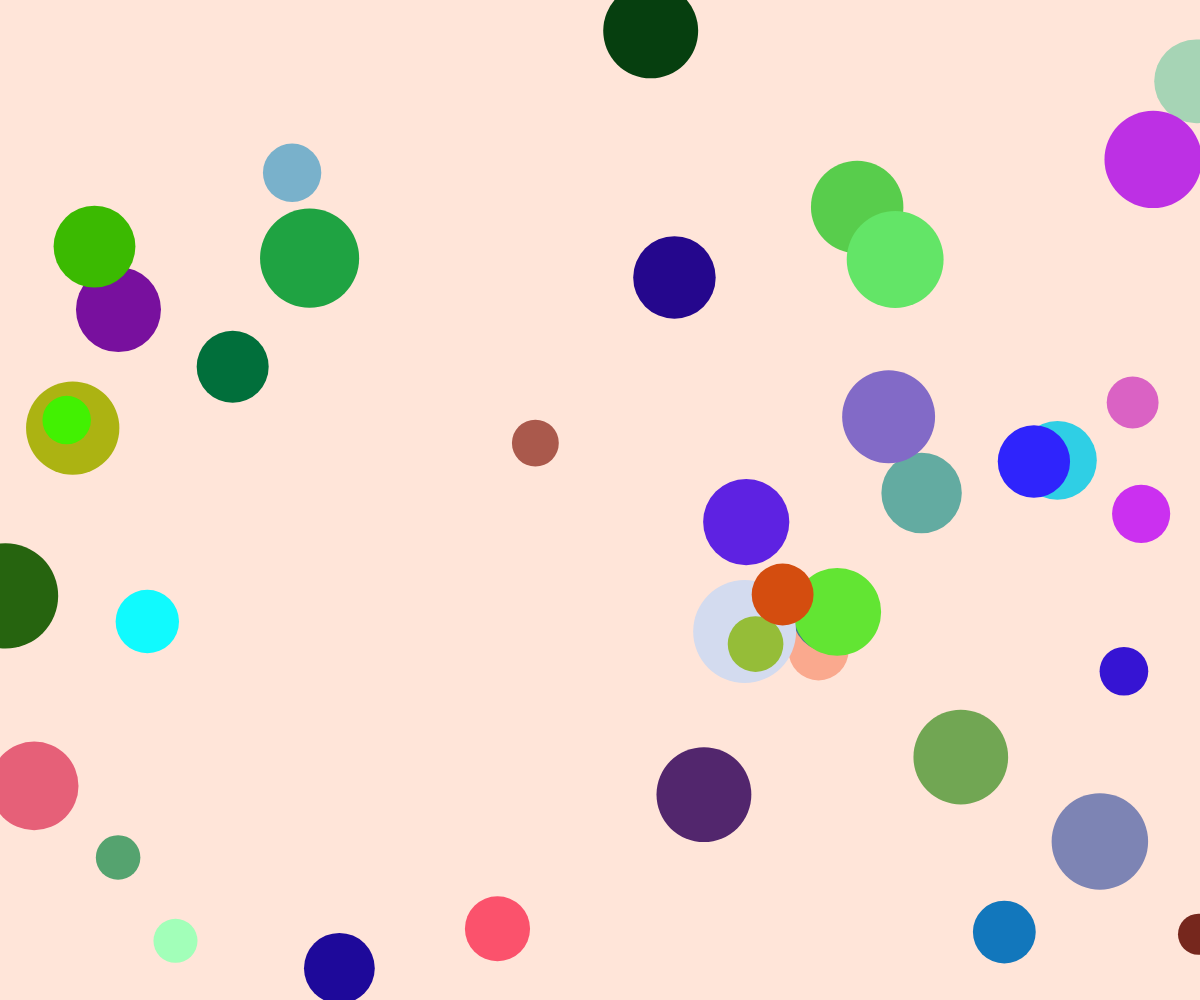
Frame 1 (no input)
Frame 60 (no input): identical to frame 1, image omitted
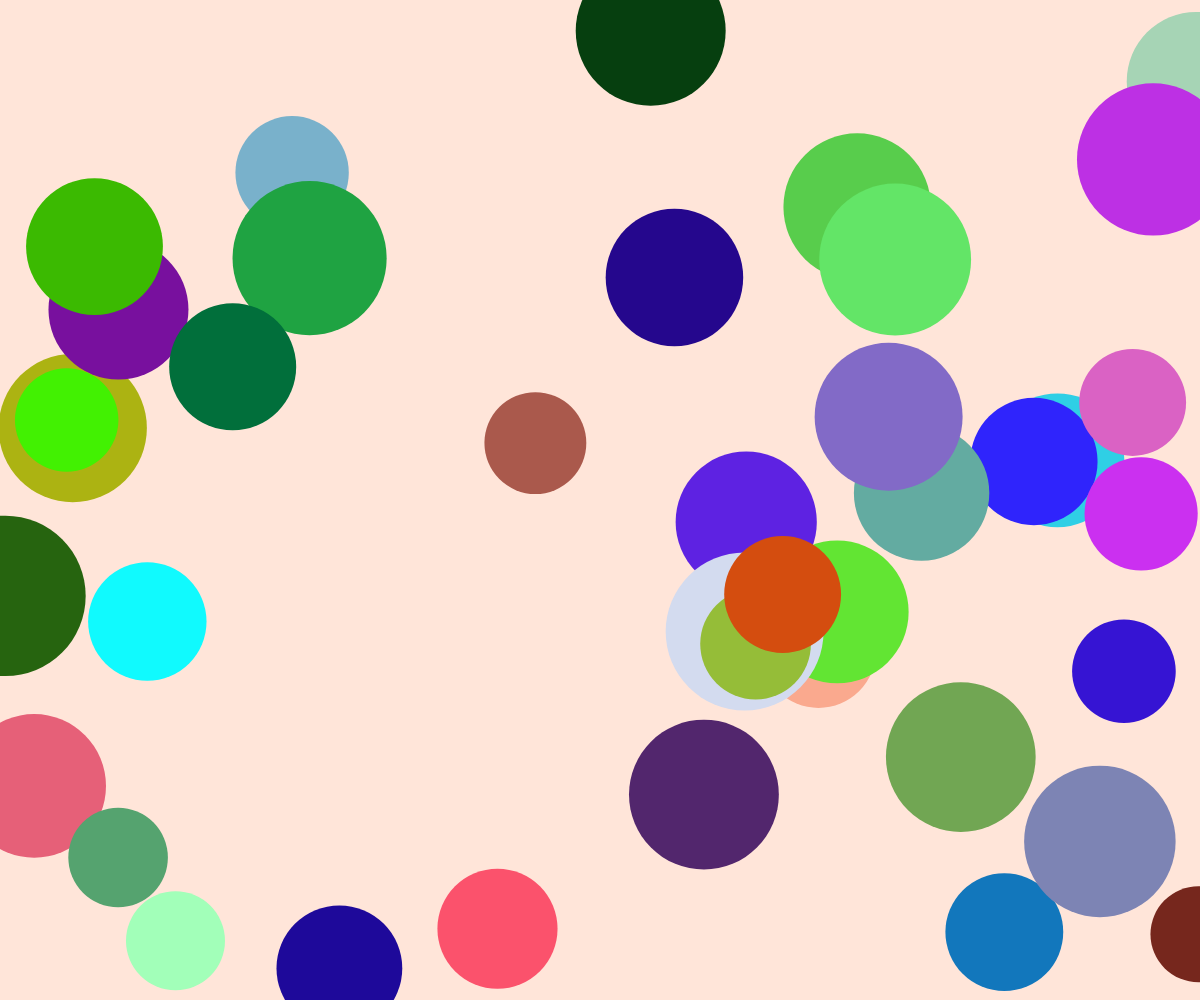
Frame 120 (the mouse pressed at the canvas centre since frame 60)

The p5.js sketch that drew these frames (run headless with seeded random() and noise() and a simulated clock; from frame 60 on, the mouse is pressed at the canvas centre):

// p5.js sketch
// ── sketch.js
let circles = [];

function setup() {
  createCanvas(windowWidth, windowHeight); // 全視窗畫布
  background('#ffe5d9'); // 設定背景顏色

  // 產生 40 個圓的初始資料
  for (let i = 0; i < 40; i++) {
    circles.push({
      x: random(width), // 隨機 x 座標
      y: random(height), // 隨機 y 座標
      size: random(30, 100), // 隨機大小
      color: color(random(255), random(255), random(255)) // 隨機鮮豔顏色
    });
  }
}

function draw() {
  background('#ffe5d9'); // 每次重繪背景

  // 計算滑鼠影響的大小變化
  let sizeOffset = map(mouseX, 0, width, 10, 120);

  // 繪製所有圓
  for (let circle of circles) {
    fill(circle.color);
    noStroke();
    ellipse(circle.x, circle.y, circle.size + sizeOffset); // 圓的大小隨滑鼠移動變化
  }
}

function windowResized() {
  resizeCanvas(windowWidth, windowHeight); // 當視窗大小改變時調整畫布
}

// ── style.css
html, body {
  margin: 0;
  padding: 0;
  height: 100%;
}

canvas {
  display: block;
  position: absolute;
  top: 0;
  left: 0;
  z-index: 1; /* 最底層 */
}

/* 選單樣式 */
.menu {
  position: absolute;
  top: -100px; /* 初始位置在視窗外 */
  right: 100px; /* 距離右邊邊框 100px */
  display: flex;
  list-style: none;
  padding: 0 20px; /* 左右內距加寬 */
  margin: 0;
  background-color: rgba(221, 229, 182, 0.8); /* 背景顏色帶透明度 */
  border-radius: 10px; /* 圓角 */
  z-index: 3; /* 最上層 */
  transition: top 0.3s ease; /* 滑入效果 */
}

.menu li {
  margin: 0 15px; /* 左右間距為 15px，兩邊加起來為 30px */
  position: relative;
}

.menu a {
  text-decoration: none;
  color: #081c15; /* 預設文字顏色 */
  font-size: 18px; /* 文字大小 */
  font-family: '微軟正黑體', Arial, sans-serif; /* 字型 */
  padding: 10px 20px; /* 左右內距與選單背景一致 */
  border-radius: 5px;
  transition: background-color 0.3s, color 0.3s;
}

.menu a:hover {
  background-color: rgba(221, 229, 182, 0.8); /* 滑鼠移動到上面時的背景顏色與選單一致 */
  color: #344e41; /* 滑鼠移動到上面時的文字顏色 */
}

/* 子選單樣式 */
.submenu {
  display: none;
  position: absolute;
  top: 100%; /* 子選單顯示在主選單下方 */
  left: 0;
  background-color: rgba(221, 229, 182, 0.8);
  padding: 10px 0;
  border-radius: 5px;
  list-style: none;
  z-index: 3;
}

.menu li:hover .submenu {
  display: block;
}

.submenu li {
  margin: 0;
}

.submenu a {
  padding: 10px 20px;
  display: block;
  color: #081c15;
}

.submenu a:hover {
  background-color: rgba(221, 229, 182, 0.8);
  color: #344e41;
}

/* iframe 容器樣式 */
.iframe-container {
  position: absolute;
  top: 50%;
  left: 50%;
  transform: translate(-50%, -50%);
  width: 80%;
  height: 80%;
  z-index: 2; /* 第二層 */
}

iframe {
  width: 100%;
  height: 100%;
  background-color: rgba(255, 255, 255, 0.2); /* 背景透明度 */
  border: none;
}
